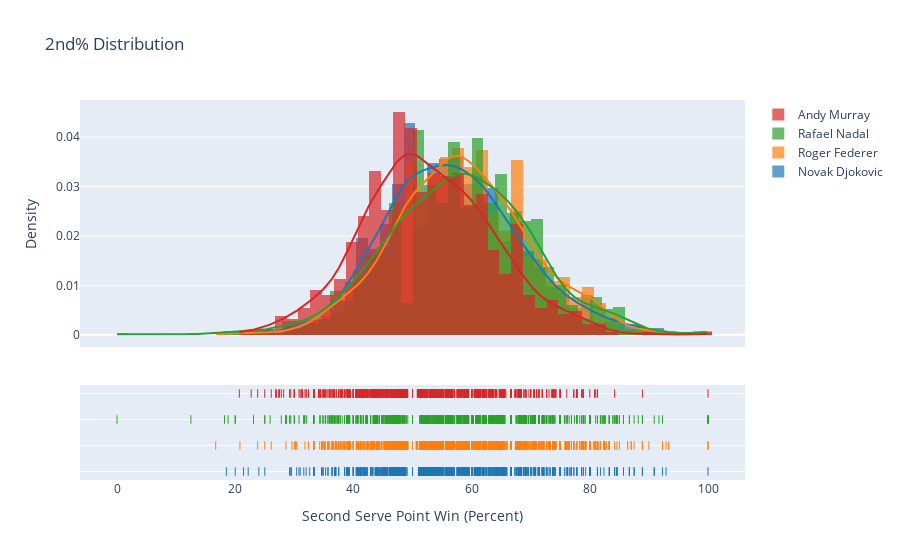

Notebook cell for this chart:
### Code cell
# 2nd%
snd_data = [nd["2nd%"][~np.isnan(nd['2nd%'])], rf["2nd%"][~np.isnan(rf['2nd%'])], rn["2nd%"][~np.isnan(rn['2nd%'])], am["2nd%"][~np.isnan(am['2nd%'])]]
snd_labels = ['Novak Djokovic', 'Roger Federer', 'Rafael Nadal', 'Andy Murray']
fig = ff.create_distplot(snd_data, snd_labels, bin_size = 2)
fig.update_layout(title_text = '2nd% Distribution',
                    xaxis_title = "Second Serve Point Win (Percent)",
                    yaxis_title = "Density"
                    )
fig.show()

### Figure 1 — Plotly figure (JSON) as saved in the notebook; plotly's stock layout.template omitted (floating-point values rounded to 4 significant figures; data arrays with more than 128 entries replaced by an {"elided": "..."} marker saying what was removed)
{"data": [{"autobinx": false, "histnorm": "probability density", "legendgroup": "Novak Djokovic", "marker": {"color": "rgb(31, 119, 180)"}, "name": "Novak Djokovic", "opacity": 0.7, "type": "histogram", "x": {"elided": "1180 float values"}, "xaxis": "x", "xbins": {"end": 100, "size": 2, "start": 18.5}, "yaxis": "y"}, {"autobinx": false, "histnorm": "probability density", "legendgroup": "Roger Federer", "marker": {"color": "rgb(255, 127, 14)"}, "name": "Roger Federer", "opacity": 0.7, "type": "histogram", "x": {"elided": "1458 float values"}, "xaxis": "x", "xbins": {"end": 100, "size": 2, "start": 16.7}, "yaxis": "y"}, {"autobinx": false, "histnorm": "probability density", "legendgroup": "Rafael Nadal", "marker": {"color": "rgb(44, 160, 44)"}, "name": "Rafael Nadal", "opacity": 0.7, "type": "histogram", "x": {"elided": "1246 float values"}, "xaxis": "x", "xbins": {"end": 100, "size": 2, "start": 0}, "yaxis": "y"}, {"autobinx": false, "histnorm": "probability density", "legendgroup": "Andy Murray", "marker": {"color": "rgb(214, 39, 40)"}, "name": "Andy Murray", "opacity": 0.7, "type": "histogram", "x": {"elided": "933 float values"}, "xaxis": "x", "xbins": {"end": 100, "size": 2, "start": 20.7}, "yaxis": "y"}, {"legendgroup": "Novak Djokovic", "marker": {"color": "rgb(31, 119, 180)"}, "mode": "lines", "name": "Novak Djokovic", "showlegend": false, "type": "scatter", "x": {"elided": "500 float values"}, "xaxis": "x", "y": {"elided": "500 float values"}, "yaxis": "y"}, {"legendgroup": "Roger Federer", "marker": {"color": "rgb(255, 127, 14)"}, "mode": "lines", "name": "Roger Federer", "showlegend": false, "type": "scatter", "x": {"elided": "500 float values"}, "xaxis": "x", "y": {"elided": "500 float values"}, "yaxis": "y"}, {"legendgroup": "Rafael Nadal", "marker": {"color": "rgb(44, 160, 44)"}, "mode": "lines", "name": "Rafael Nadal", "showlegend": false, "type": "scatter", "x": {"elided": "500 float values"}, "xaxis": "x", "y": {"elided": "500 float values"}, "yaxis": "y"}, {"legendgroup": "Andy Murray", "marker": {"color": "rgb(214, 39, 40)"}, "mode": "lines", "name": "Andy Murray", "showlegend": false, "type": "scatter", "x": {"elided": "500 float values"}, "xaxis": "x", "y": {"elided": "500 float values"}, "yaxis": "y"}, {"legendgroup": "Novak Djokovic", "marker": {"color": "rgb(31, 119, 180)", "symbol": "line-ns-open"}, "mode": "markers", "name": "Novak Djokovic", "showlegend": false, "type": "scatter", "x": {"elided": "1180 float values"}, "xaxis": "x", "y": {"elided": "1180 str values"}, "yaxis": "y2"}, {"legendgroup": "Roger Federer", "marker": {"color": "rgb(255, 127, 14)", "symbol": "line-ns-open"}, "mode": "markers", "name": "Roger Federer", "showlegend": false, "type": "scatter", "x": {"elided": "1458 float values"}, "xaxis": "x", "y": {"elided": "1458 str values"}, "yaxis": "y2"}, {"legendgroup": "Rafael Nadal", "marker": {"color": "rgb(44, 160, 44)", "symbol": "line-ns-open"}, "mode": "markers", "name": "Rafael Nadal", "showlegend": false, "type": "scatter", "x": {"elided": "1246 float values"}, "xaxis": "x", "y": {"elided": "1246 str values"}, "yaxis": "y2"}, {"legendgroup": "Andy Murray", "marker": {"color": "rgb(214, 39, 40)", "symbol": "line-ns-open"}, "mode": "markers", "name": "Andy Murray", "showlegend": false, "type": "scatter", "x": {"elided": "933 float values"}, "xaxis": "x", "y": {"elided": "933 str values"}, "yaxis": "y2"}], "layout": {"barmode": "overlay", "hovermode": "closest", "legend": {"traceorder": "reversed"}, "title": {"text": "2nd% Distribution"}, "xaxis": {"anchor": "y2", "domain": [0, 1], "title": {"text": "Second Serve Point Win (Percent)"}, "zeroline": false}, "yaxis": {"anchor": "free", "domain": [0.35, 1], "position": 0, "title": {"text": "Density"}}, "yaxis2": {"anchor": "x", "domain": [0, 0.25], "dtick": 1, "showticklabels": false}}}
